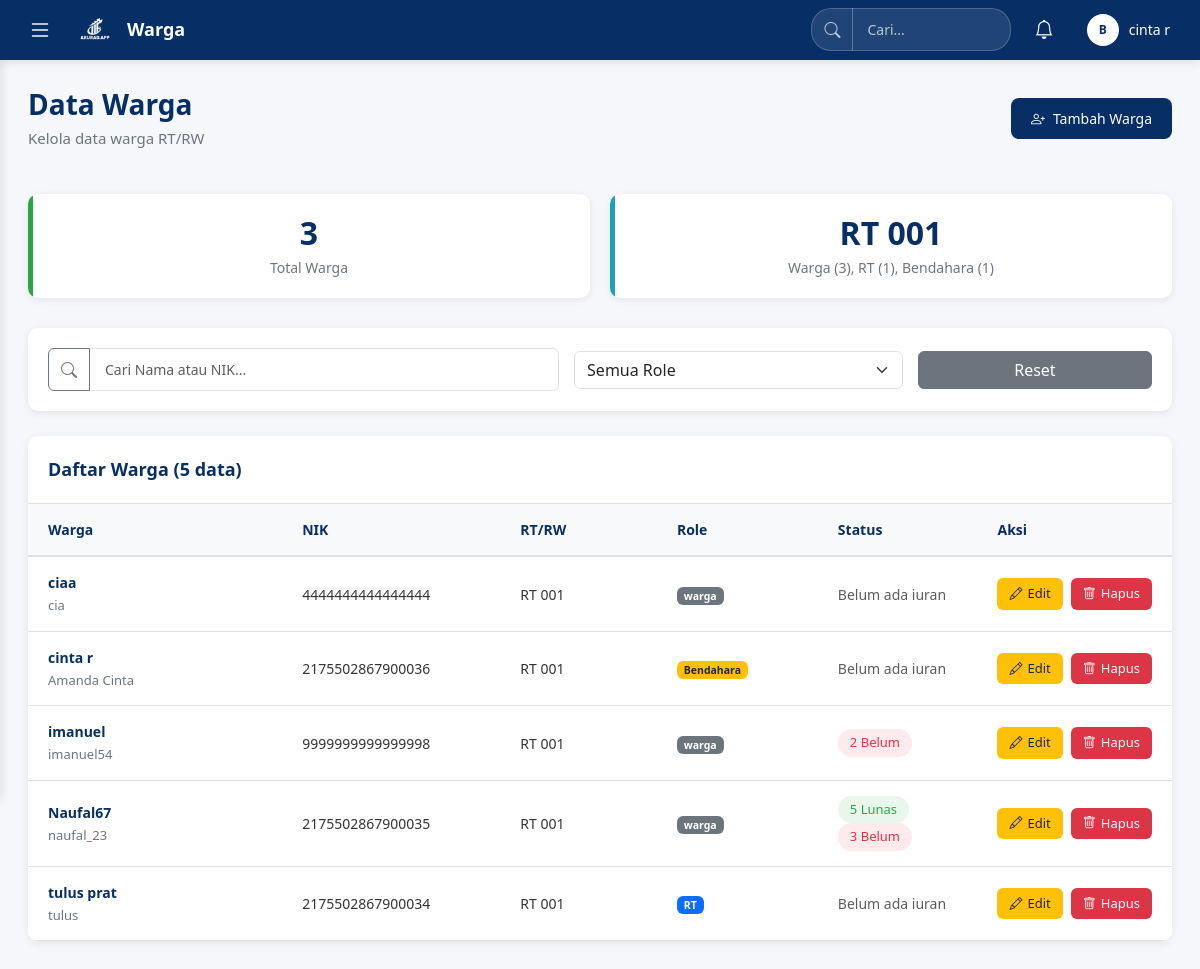
/dashboard_bendahara/warga.php (signed in), run on the app's committed database.
### tables this page shows
CREATE TABLE `user` (
  `id_user` int(11) NOT NULL,
  `username` varchar(50) NOT NULL,
  `nik` varchar(16) NOT NULL,
  `rt_number` varchar(20) NOT NULL,
  `password` varchar(255) NOT NULL,
  `role` enum('RT','Bendahara','warga') NOT NULL,
  `id_warga` int(11) DEFAULT NULL,
  `created_at` timestamp NOT NULL DEFAULT current_timestamp(),
  `email` varchar(255) NOT NULL
);

CREATE TABLE `warga` (
  `id_warga` int(11) NOT NULL,
  `nama_lengkap` varchar(100) NOT NULL,
  `status` enum('Aktif','Non-Aktif') DEFAULT 'Aktif',
  `created_at` timestamp NOT NULL DEFAULT current_timestamp(),
  `updated_at` timestamp NOT NULL DEFAULT current_timestamp() ON UPDATE current_timestamp(),
  `alamat` varchar(255) NOT NULL,
  `no_telepon` varchar(20) NOT NULL
);

### dashboard_bendahara/warga.php (the view, shortened to what this page needs)
<?php
require_once '../config/koneksi.php';
$user_role = $_SESSION['role'] ?? 'Bendahara';
$query = "
SELECT
    u.id_user,
    u.username,
    u.nik,
    u.rt_number,
    u.role,
    w.id_warga,
    w.nama_lengkap,
    w.alamat,
    w.no_telepon,
    w.status
FROM user u
LEFT JOIN warga w ON u.id_warga = w.id_warga
ORDER BY w.nama_lengkap ASC
";
$result_warga = mysqli_query($koneksi, $query);
$total_warga = mysqli_num_rows($result_warga);
$query_warga = "SELECT COUNT(*) as count FROM user WHERE role = 'warga'";
$result_warga_count = mysqli_query($koneksi, $query_warga);
$warga_count = mysqli_fetch_assoc($result_warga_count)['count'] ?? 0;
$query_stats = "SELECT rt_number, role, COUNT(*) as count FROM user GROUP BY rt_number, role ORDER BY rt_number, role";
$stats_result = mysqli_query($koneksi, $query_stats);
$warga_stats = [];
$rt_role_stats = [];
$bendahara_stats = [];
while ($row = mysqli_fetch_assoc($stats_result)) {
    $rt = $row['rt_number'];
    $role = $row['role'];
    $count = $row['count'];
    if ($role === 'warga') {
        $warga_stats[$rt] = $count;
    } elseif ($role === 'RT') {
        $rt_role_stats[$rt] = $count;
    } elseif ($role === 'Bendahara') {
        $bendahara_stats[$rt] = $count;
    }
}
mysqli_data_seek($result_warga, 0);
$query_total_rt1 = "SELECT COUNT(*) as total FROM user";
$result_total = mysqli_query($koneksi, $query_total_rt1);
$total_aktif = mysqli_fetch_assoc($result_total)['total'] ?? 0;
?>
<!DOCTYPE html>
<html lang="id">
<head>
    <link rel="stylesheet" href="https://cdn.jsdelivr.net/npm/bootstrap@5.3.3/dist/css/bootstrap.min.css">
    <link rel="stylesheet" href="https://cdn.jsdelivr.net/npm/bootstrap-icons@1.11.3/font/bootstrap-icons.css">
</head>
<body>
    <?php include 'sidebar.php'; ?>
    <div class="main-content">
        <div class="page-header">
            <div class="page-title">
                <h1>Data Warga</h1>
                <div class="page-subtitle">Kelola data warga RT/RW</div>
            </div>
            <?php if ($user_role === 'RT' || $user_role === 'Bendahara'): ?>
            <div class="page-header-right">
                <button class="btn-tambah" onclick="openTambahWarga()">
                    <i class="bi bi-person-plus"></i> Tambah Warga
                </button>
            </div>
            <?php endif; ?>
        </div>
        <div class="stats-container">
            <div class="stat-card total">
                <div class="stat-number"><?php echo $warga_count; ?></div>
                <div class="stat-label">Total Warga</div>
            </div>
            <?php
            $all_rts = array_unique(array_merge(
                array_keys($warga_stats),
                array_keys($rt_role_stats),
                array_keys($bendahara_stats)
            ));
            sort($all_rts);
            foreach ($all_rts as $rt):
                $warga_in_rt = $warga_stats[$rt] ?? 0;
                $rt_in_rt = $rt_role_stats[$rt] ?? 0;
                $bendahara_in_rt = $bendahara_stats[$rt] ?? 0;
                $roles = [];
                if ($warga_in_rt > 0) $roles[] = "Warga ($warga_in_rt)";
                if ($rt_in_rt > 0) $roles[] = "RT ($rt_in_rt)";
                if ($bendahara_in_rt > 0) $roles[] = "Bendahara ($bendahara_in_rt)";
                $consolidated_label = implode(', ', $roles);
            ?>
            <div class="stat-card rt">
                <div class="stat-number"><?php echo $rt; ?></div>
                <div class="stat-label"><?php echo $consolidated_label; ?></div>
            </div>
            <?php endforeach; ?>
        </div>
        <div class="filter-section">
            <div class="filter-controls">
                <div class="input-group" style="width: 550px;">
                    <button class="btn btn-outline-secondary" type="button" id="btnSearch">
                        <i class="bi bi-search"></i>
                    </button>
                    <input type="text" id="searchInput" class="form-control" placeholder="Cari Nama atau NIK...">
                </div>
                <select id="filterRole" class="form-select" style="width: 350px;">
                    <option value="">Semua Role</option>
                </select>
                <button id="btnReset" class="btn btn-secondary" onclick="resetFilters()" style="width: 250px;">
                    Reset
                </button>
            </div>
        </div>
<div class="table-container">
    <div class="table-header">
        <div class="table-title">Daftar Warga (<?php echo $total_aktif; ?> data aktif)</div>
    </div>
    <div class="table-responsive">
        <table class="data-table">
            <thead>
                <tr>
                    <th style="width: 25%;">Warga</th>
                    <th style="width: 20%;">NIK</th>
                    <th style="width: 15%;">RT/RW</th>
                    <th style="width: 15%;">Role</th>
                    <th style="width: 15%;">Status</th>
                    <?php if ($user_role === 'RT' || $user_role === 'Bendahara'): ?>
                    <th style="width: 10%;">Aksi</th>
                    <?php endif; ?>
                </tr>
            </thead>
            <tbody>
            <?php if ($total_warga > 0): ?>
                <?php while ($w = mysqli_fetch_assoc($result_warga)): ?>
                    <tr>
                        <td>
                            <div class="warga-info">
                                <div class="warga-nama">
                                    <?= htmlspecialchars($w['nama_lengkap'] ?? 'Nama tidak tersedia'); ?>
                                </div>
                                <div class="warga-email">
                                    <?= htmlspecialchars($w['email'] ?? $w['username']); ?>
                                </div>
                            </div>
                        </td>
                        <td><?= htmlspecialchars($w['nik'] ?? ''); ?></td>
                        <td><?= htmlspecialchars($w['rt_number'] ?? ''); ?></td>
                        <td>
                            <span class="badge
                                <?php echo $w['role'] === 'RT' ? 'bg-primary' :
                                        ($w['role'] === 'Bendahara' ? 'bg-warning text-dark' : 'bg-secondary'); ?>" data-role="<?php echo strtolower($w['role'] ?? 'warga'); ?>">
                                <?= htmlspecialchars($w['role'] ?? 'warga'); ?>
                            </span>
                        </td>
                        <td>
                            <?php
                            $id_warga = $w['id_warga'] ?? 0;
                            if ($id_warga > 0) {
                                $query_iuran = "SELECT
                                    SUM(CASE WHEN status_pembayaran = 'Lunas' THEN 1 ELSE 0 END) as lunas,
                                    SUM(CASE WHEN status_pembayaran = 'Belum Lunas' THEN 1 ELSE 0 END) as belum
                                FROM iuran_rutin WHERE id_warga = $id_warga";
                                $result_iuran = mysqli_query($koneksi, $query_iuran);
                                $iuran = mysqli_fetch_assoc($result_iuran);
                                $lunas = $iuran['lunas'] ?? 0;
                                $belum = $iuran['belum'] ?? 0;
                            } else {
                                $lunas = 0;
                                $belum = 0;
                            }
                            ?>
                            <?php if ($lunas > 0): ?>
                                <span class="status-lunas"><?= $lunas ?> Lunas</span>
                            <?php endif; ?>
                            <?php if ($belum > 0): ?>
                                <span class="status-belum"><?= $belum ?> Belum</span>
                            <?php endif; ?>
                            <?php if ($lunas == 0 && $belum == 0): ?>
                                <span class="text-muted">Belum ada iuran</span>
                            <?php endif; ?>
                        </td>
                        <?php if ($user_role === 'RT' || $user_role === 'Bendahara'): ?>
                        <td>
                            <div class="action-buttons">
                                <button class="btn-edit" onclick="openEditWarga(<?= $w['id_user']; ?>)">
                                    <i class="bi bi-pencil"></i> Edit
                                </button>
                                <form action="../backend/warga/hapus_warga.php" method="POST" style="display:inline;">
                                    <button type="submit" class="btn-delete" onclick="return confirm('Apakah Anda yakin ingin menghapus warga ini?')">
                                        <i class="bi bi-trash"></i> Hapus
                                    </button>
                                </form>
                            </div>
                        </td>
                        <?php endif; ?>
                    </tr>
                <?php endwhile; ?>
            <?php endif; ?>
            </tbody>
        </table>
    </div>
</div>
</body>
</html>

### dashboard_bendahara/warga.php (style rules this page uses)
:root { --primary-color: #072f66; --secondary-color: #f8f9fa; --success-color: #28a745; --warning-color: #ffc107; --danger-color: #dc3545; --info-color: #17a2b8; --gray-light: #6c757d; --gray-lighter: #dee2e6; }
* { margin: 0; padding: 0; box-sizing: border-box; }
body { font-family: 'Segoe UI', Tahoma, Geneva, Verdana, sans-serif; background-color: #f5f7fa; color: #333; min-height: 100vh; }
body { background:#f5f7fb }
.main-content { margin-left: 0; margin-top: 60px; padding: 28px; min-height: calc(100vh - 60px); transition: margin-left 0.3s ease; }
.page-header { margin-bottom: 30px; padding-bottom: 15px; display: flex; justify-content: space-between; align-items: center; }
.page-title h1 { color: var(--primary-color); font-weight: 700; font-size: 28px; margin-bottom: 5px; }
.page-subtitle { color: var(--gray-light); font-size: 15px; font-weight: 400; }
.stats-container { display: grid; grid-template-columns: repeat(auto-fit, minmax(180px, 1fr)); gap: 20px; margin-bottom: 30px; }
.stat-card { background: white; border-radius: 10px; padding: 20px; box-shadow: 0 2px 8px rgba(0,0,0,0.08); display: flex; flex-direction: column; align-items: center; justify-content: center; text-align: center; min-height: 100px; position: relative; overflow: hidden; }
.stat-card::before { content: ''; position: absolute; top: 0; left: 0; width: 5px; height: 100%; }
.stat-card.total::before { background-color: var(--success-color); }
.stat-card.rt::before { background-color: var(--info-color); }
.stat-number { font-size: 32px; font-weight: 700; color: var(--primary-color); line-height: 1.2; margin-bottom: 5px; }
.stat-label { font-size: 14px; color: var(--gray-light); font-weight: 500; }
.filter-section { background: white; border-radius: 10px; padding: 20px; margin-bottom: 25px; box-shadow: 0 2px 8px rgba(0,0,0,0.08); }
.filter-controls { display: flex; flex-wrap: nowrap; gap: 15px; align-items: center; }
.table-container { background: white; border-radius: 10px; overflow: hidden; box-shadow: 0 2px 8px rgba(0,0,0,0.08); margin-bottom: 30px; }
.table-header { padding: 20px; border-bottom: 1px solid var(--gray-lighter); display: flex; justify-content: space-between; align-items: center; flex-wrap: wrap; gap: 15px; }
.table-title { font-size: 18px; font-weight: 600; color: var(--primary-color); }
.btn-tambah { background: var(--primary-color); color: white; border: none; padding: 10px 20px; border-radius: 8px; font-size: 14px; cursor: pointer; display: flex; align-items: center; gap: 8px; transition: background 0.3s; text-decoration: none; font-weight: 500; }
.table-responsive { overflow-x: auto; }
.data-table { width: 100%; border-collapse: collapse; min-width: 800px; }
.data-table thead { background: #f8f9fa; }
.data-table th { padding: 15px 20px; text-align: left; font-weight: 600; color: var(--primary-color); border-bottom: 2px solid var(--gray-lighter); font-size: 14px; white-space: nowrap; }
.data-table td { padding: 15px 20px; border-bottom: 1px solid var(--gray-lighter); vertical-align: middle; font-size: 14px; }
.warga-info { display: flex; flex-direction: column; gap: 3px; }
.warga-nama { font-weight: 600; color: var(--primary-color); }
.warga-email { font-size: 13px; color: var(--gray-light); }
.status-lunas { color: var(--success-color); background: rgba(40, 167, 69, 0.1); padding: 4px 12px; border-radius: 20px; font-size: 13px; font-weight: 500; display: inline-block; }
.status-belum { color: var(--danger-color); background: rgba(220, 53, 69, 0.1); padding: 4px 12px; border-radius: 20px; font-size: 13px; font-weight: 500; display: inline-block; }
.action-buttons { display: flex; gap: 8px; }
.btn-edit, .btn-delete { padding: 6px 12px; border: none; border-radius: 6px; font-size: 13px; cursor: pointer; transition: all 0.3s; display: inline-flex; align-items: center; gap: 5px; text-decoration: none; font-weight: 500; }
.btn-edit { background: var(--warning-color); color: #212529; }
.btn-delete { background: var(--danger-color); color: white; }
.form-control { width: 100%; padding: 10px 15px; border: 1px solid var(--gray-lighter); border-radius: 6px; font-size: 14px; transition: all 0.3s; background: white; }

### dashboard_bendahara/sidebar.php (style rules this page uses)
.page-title { font-size: 20px; font-weight: 600; color: white; }
@media (min-width: 769px) { .main-content { transition: margin-left 0.3s ease-in-out, opacity 0.3s ease-in-out; } }

### data on the page
user: id_warga.nama_lengkap "ciaa", username "cia", nik "4444444444444444", rt_number "RT 001", role "warga", shows "Belum ada iuran"
user: id_warga.nama_lengkap "cinta r", username "Amanda Cinta", nik "2175502867900036", rt_number "RT 001", role "Bendahara", shows "Belum ada iuran"
user: id_warga.nama_lengkap "imanuel", username "imanuel54", nik "9999999999999998", rt_number "RT 001", role "warga", belum "2"
user: id_warga.nama_lengkap "Naufal67", username "naufal_23", nik "2175502867900035", rt_number "RT 001", role "warga", lunas "5", belum "3"
user: id_warga.nama_lengkap "tulus prat", username "tulus", nik "2175502867900034", rt_number "RT 001", role "RT", shows "Belum ada iuran"

### other printed values
$section_title "Warga"
$_SESSION['nama'] "cinta r"
$warga_count "3"
$rt "RT 001"
$consolidated_label "Warga (3), RT (1), Bendahara (1)"
